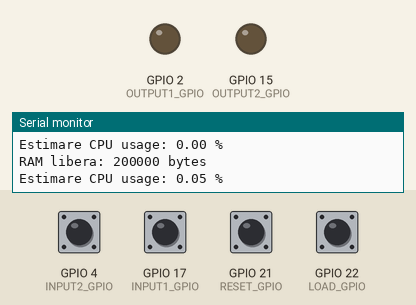
The sketch below on a simulated ESP32. On the bench: output pins drawn as LEDs (lit = HIGH), the last lines printed to the serial monitor. The inputs (shaded band) are chosen by the test bench; at power-on: GPIO 4 (INPUT2_GPIO), GPIO 17 (INPUT1_GPIO), GPIO 21 (RESET_GPIO), GPIO 22 (LOAD_GPIO) HIGH.

Above: at 2.2 s.
2.3 s: GPIO 17 (INPUT1_GPIO) pulled LOW for 0.15 s
At 3.3 s:
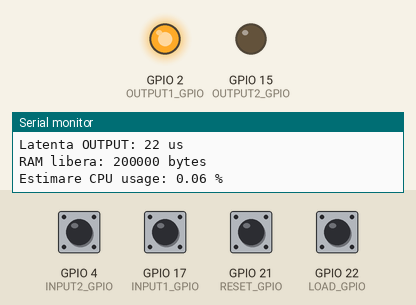
3.9 s: GPIO 4 (INPUT2_GPIO) pulled LOW for 0.15 s
At 4.6 s:
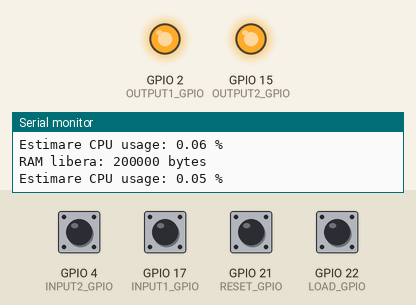
5.5 s: GPIO 21 (RESET_GPIO) pulled LOW for 0.15 s
At 5.9 s:
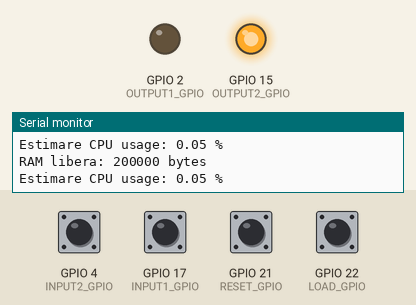
7.1 s: GPIO 17 (INPUT1_GPIO) pulled LOW for 1 s
At 8.4 s:
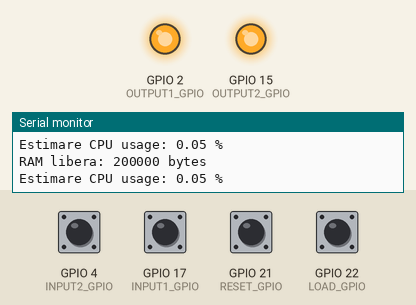
9.6 s: GPIO 21 (RESET_GPIO) pulled LOW for 1 s
At 10.5 s:
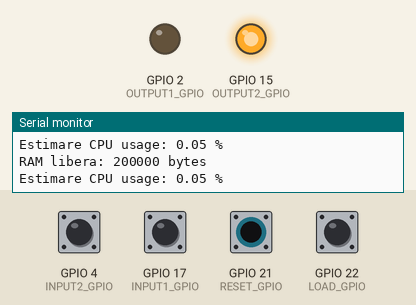
Timing chart, 0 to 12.6 s (numbered marks = the images above; inputs shaded):
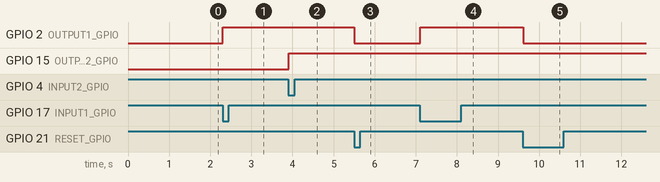

The sketch:

result_SEMA.ino
```cpp
// Arduino code generated from .st file

#include <triggers.h>
#include "esp_heap_caps.h"

#define INPUT1_GPIO 17
#define INPUT2_GPIO 4
#define RESET_GPIO 21
#define LOAD_GPIO 22
#define OUTPUT1_GPIO 2
#define OUTPUT2_GPIO 15

RS RS0;
SEMA SEMA0;

unsigned long activeTime = 0;
unsigned long lastSecond = millis();
unsigned long latency;
unsigned long start = 0;

volatile bool press = 0;
volatile bool led_on = 0;

void setup() {
  Serial.begin(115200);
  delay(1000);

  pinMode(INPUT1_GPIO, INPUT_PULLUP);
  pinMode(INPUT2_GPIO, INPUT_PULLUP);
  pinMode(RESET_GPIO, INPUT_PULLUP);
  pinMode(LOAD_GPIO, INPUT_PULLUP);
  pinMode(OUTPUT1_GPIO, OUTPUT);
  pinMode(OUTPUT2_GPIO, OUTPUT);

}

void loop() {
  unsigned long loopStart = micros();

  bool input1 = (digitalRead(INPUT1_GPIO) == LOW);
  bool input2 = (digitalRead(INPUT2_GPIO) == LOW);
  bool reset = (digitalRead(RESET_GPIO) == LOW);
  bool load = (digitalRead(LOAD_GPIO) == LOW);

  if (input1 == 1 && press == 0) {
    press = 1;
    start = micros();
  }

  SEMA0.CLAIM = input1;
  SEMA0.RELEASE = reset;
  SEMA0.update();

  RS0.S = input2;
  RS0.R = load;
  RS0.update();

  digitalWrite(OUTPUT1_GPIO, SEMA0.BUSY ? HIGH : LOW);
  digitalWrite(OUTPUT2_GPIO, RS0.Q ? HIGH : LOW);

  if (digitalRead(OUTPUT1_GPIO) == 1 && led_on == 0) {
    unsigned long end = micros();
    latency = end - start;
    led_on = 1;

    Serial.print("Latenta OUTPUT: ");
    Serial.print(latency);
    Serial.println(" us");
  }

  unsigned long loopEnd = micros();
  activeTime += (loopEnd - loopStart);

  if (millis() - lastSecond >= 1000) {
    Serial.print("RAM libera: ");
    Serial.print(esp_get_free_heap_size());
    Serial.println(" bytes");

    float cpuUsage = (float)activeTime / 10000.0;
    Serial.print("Estimare CPU usage: ");
    Serial.print(cpuUsage, 2);
    Serial.println(" %");

    activeTime = 0;
    lastSecond = millis();
  }

  delay(100);
}
```

triggers.h
```cpp
#ifndef __triggers_h__
#define __triggers_h__

#include <Arduino.h>

class R_TRIG {
	public:
		bool CLK = false;
		bool Q = false;
	private:
		bool prev = false;

	public:
		void update() {
			Q = (CLK && !prev);
			prev = CLK;
		}
};

class F_TRIG {
	public:
		bool CLK = false;
		bool Q = false;
	private:
		bool prev = false;

	public:
		void update() {
			Q = (!CLK && prev);
			prev = CLK;
		}
};

class SR {
	public:
		bool S = false;
		bool R = false;
		bool Q = false;

		void update() {
			if (S) {
				Q = true;
			} else if (R) {
				Q = false;
			}
		}
};

class RS {
	public:
		bool S = false;
		bool R = false;
		bool Q = false;

		void update() {
			if (R) {
				Q = false;
			} else if (S) {
				Q = true;
			}
		}
};

class SEMA {
	public:
		bool CLAIM = false;
	  	bool RELEASE = false;
	  	bool BUSY = false;

	  	void update() {
			if (RELEASE) {
		  		BUSY = false;
			} else if (CLAIM && !BUSY) {
		  		BUSY = true;
			}
	  	}
};

#endif
```

Measured:
- after the input at 2.3 s, GPIO 2 (OUTPUT1_GPIO): LOW → HIGH at once
- after the input at 3.9 s, GPIO 15 (OUTPUT2_GPIO): LOW → HIGH at once
- after the input at 5.5 s, GPIO 2 (OUTPUT1_GPIO): HIGH → LOW at once
- after the input at 7.1 s, GPIO 2 (OUTPUT1_GPIO): LOW → HIGH at once
- after the input at 9.6 s, GPIO 2 (OUTPUT1_GPIO): HIGH → LOW at once
